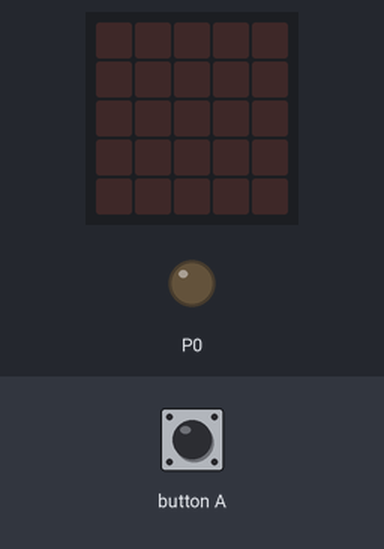
The program below on a simulated BBC micro:bit running MicroPython. Parts: the board's 5×5 LED display, output pins drawn as LEDs (lit = HIGH). The test bench sets the inputs (shaded band).

Above: at 1.2 s.
1.3 s: button A pressed for 0.15 s
At 2.0 s:
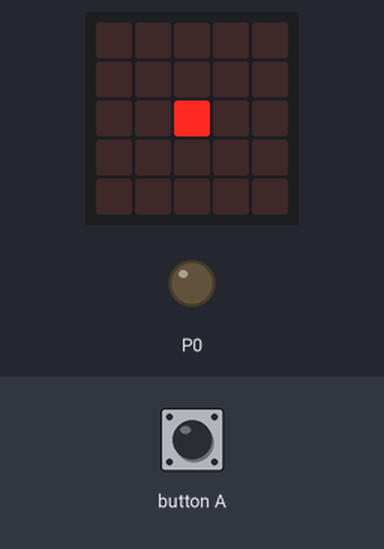
2.9 s: button A pressed for 3.2 s
At 3.7 s:
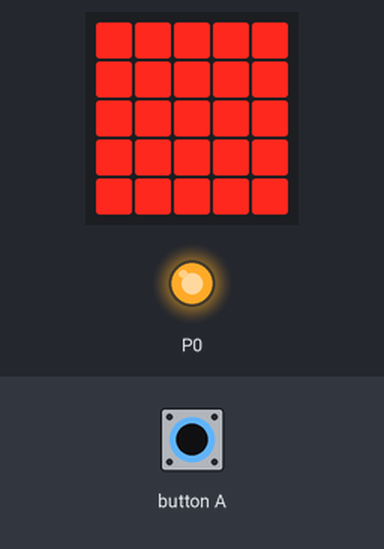
Timing chart, 0 to 7.6 s (numbered marks = the images above; inputs shaded):
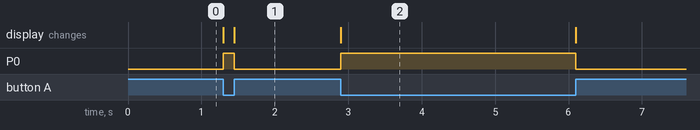

The program:

circuit_testing.py
```python
from microbit import *

while True:
    if button_a.is_pressed():
        display.show(Image('99999:99999:99999:99999:99999'))
        pin0.write_digital(1)
        while True:
            if not button_a.is_pressed():
                display.show(Image('00000:00000:00900:00000:00000'))
                pin0.write_digital(0)
                break
```

Measured:
- after the input at 1.3 s, P0: LOW → HIGH at once, → LOW 0.15 s later; the display: first changes at once (image 1 shows a later state)
- after the input at 2.9 s, P0: LOW → HIGH at once, → LOW 3.2 s later; the display: changes at once (image 2)
